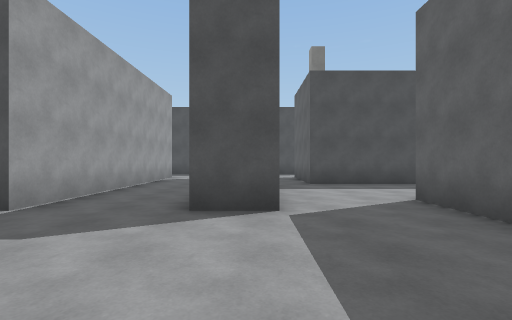
view 1 (above)

17 first-person views from a walk through a Unity game level. The camera is 1.4 m above the floor, looks level and sees 85° across. The floor is counted in squares, 2 m on a side. Each view is taken from the middle of a square. On the plan, view 1 faces up. The plan holds only what a view shows up to about 9 squares ahead; the rest is blank. The player is left out. Surface patterns are stand-ins for the level's own textures.

view 2
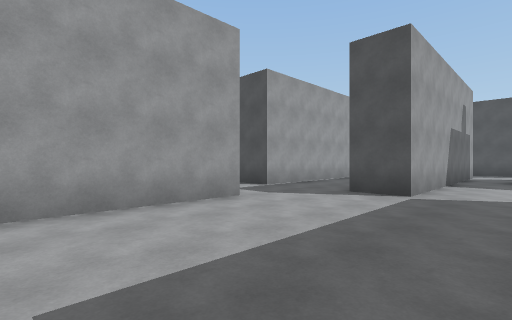

view 3
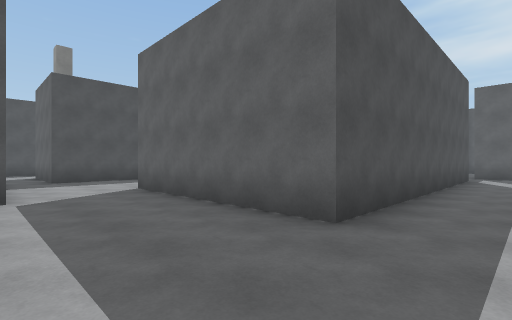

view 4
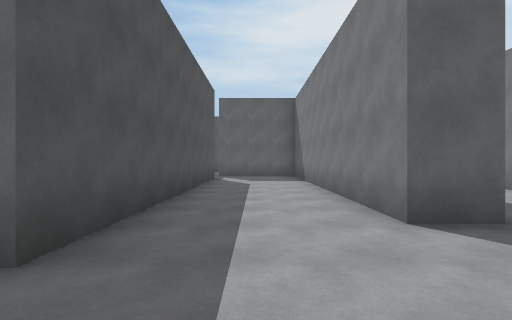

view 5
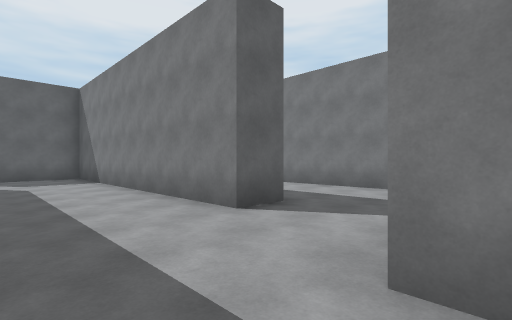

view 6
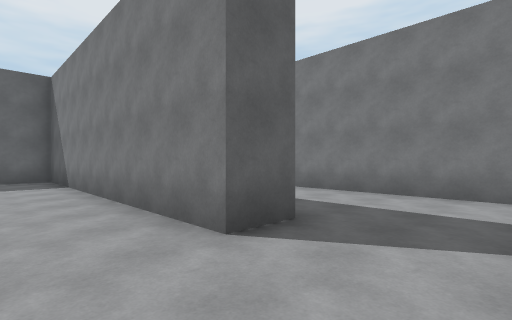

view 7
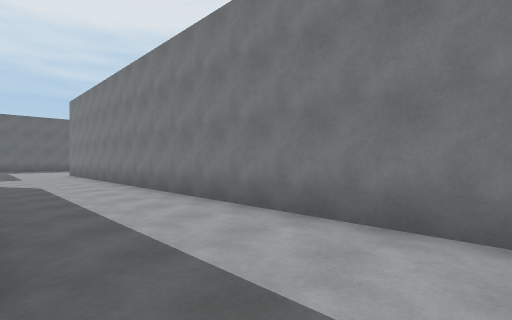

view 8
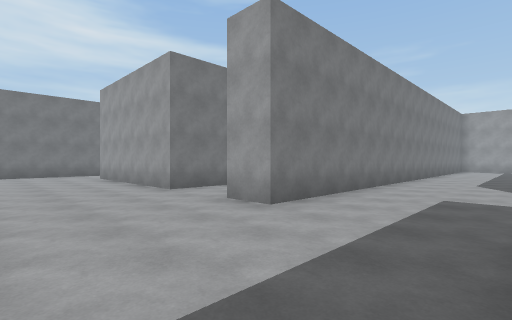

view 9
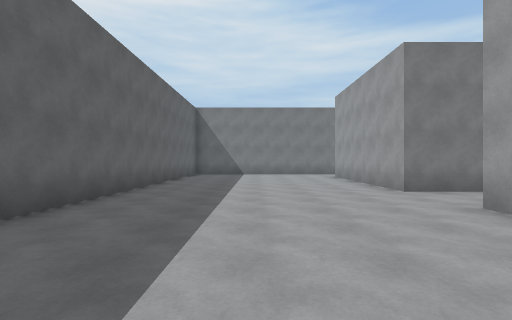

view 10
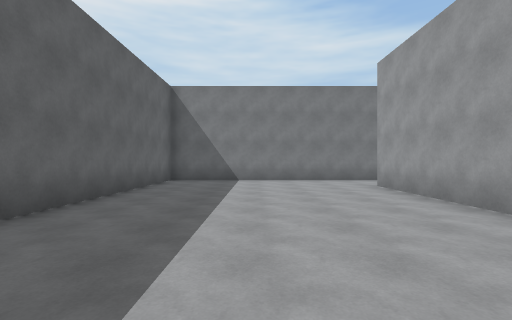

view 11
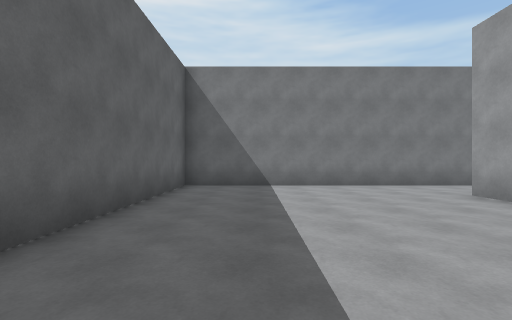

view 12
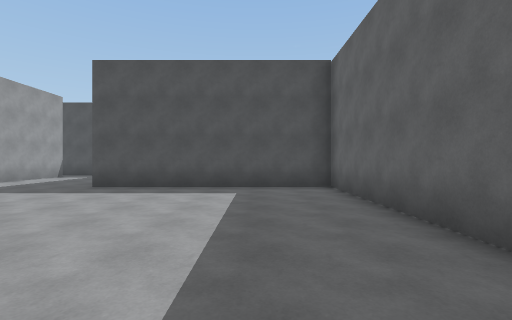

view 13
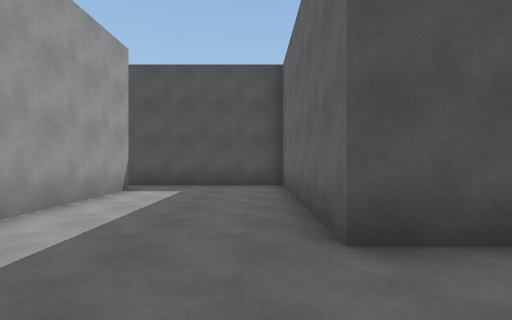

view 14
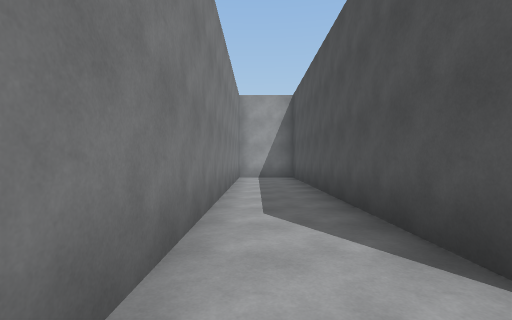

view 15
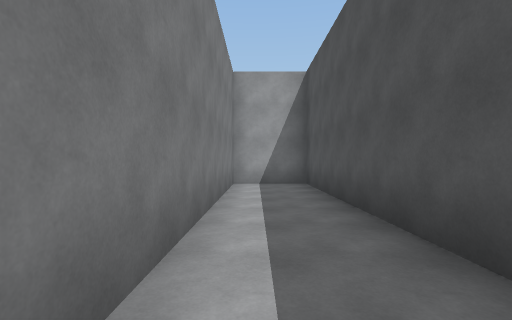

view 16
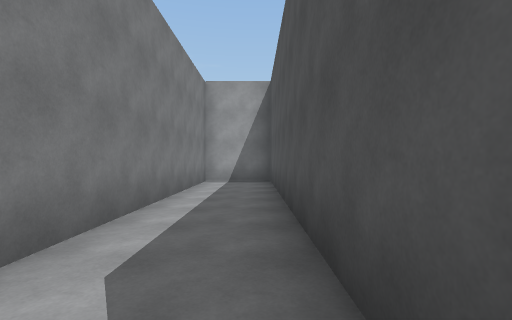

view 17
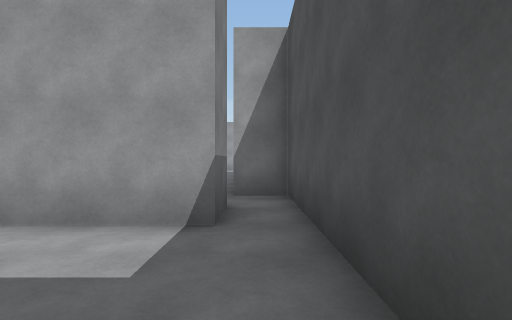

### Floor plan
Points are (right, up) in squares from view 1. A wall is a line through its corners. A room is listed if a view was taken in it or the views show most of it. See-through windows are left out.
Room 1 (views 1, 3, 4, 5)
walls: (-2.2, 1.8) (-2.2, -1.9); (2.8, -0.4) (2.8, 5); (1, -2.6) (1.6, -2.6); (0.3, 5.5) (0.3, 3.8) (-1, 3.8)
ways out: opening at (1.5, -1.5) to room 2; opening at (-2, 2.5); opening at (1.5, 4.5)
Room 2 (views 2, 6, 7, 8, 9, 10, 11, 12, 13, 14, 15, 16, 17)
walls: (17.7, -11.2) (17.7, -16.5) (7.8, -16.5) (7.8, -18.7) (24, -18.7) (24, -4.7) (17.7, -4.7) (17.7, 0.6) (11.5, 0.6) (11.5, -0.5); (12.9, -0.4) (14, -0.4) (14, -3.8); (11.1, -0.4) (2.8, -0.4); (4.1, -4.8) (4.1, -3.7) (12.8, -3.7) (12.8, -1.5); (2.2, -7.9) (17.7, -7.9) (17.7, -9.1)
ways out: opening at (1.5, -1.5) to room 1; opening at (17.5, -10.5)

Where each view was taken, in squares from view 1:
view 1: 0 up, 0 right, facing up
view 2: 2 down, 2 right, facing up-left
view 3: 2 down, 0 right, facing up-right
view 4: 2 down, 1 right, facing right
view 5: 1 down, 1 right, facing down-right
view 6: 2 down, 2 right, facing down-right
view 7: 5 down, 3 right, facing down-right
view 8: 5 down, 21 right, facing down-left
view 9: 5 down, 21 right, facing down
view 10: 9 down, 21 right, facing down
view 11: 11 down, 22 right, facing down
view 12: 12 down, 22 right, facing up
view 13: 7 down, 17 right, facing up
view 14: 18 down, 19 right, facing left
view 15: 18 down, 16 right, facing left
view 16: 17 down, 17 right, facing left
view 17: 0 up, 17 right, facing left
